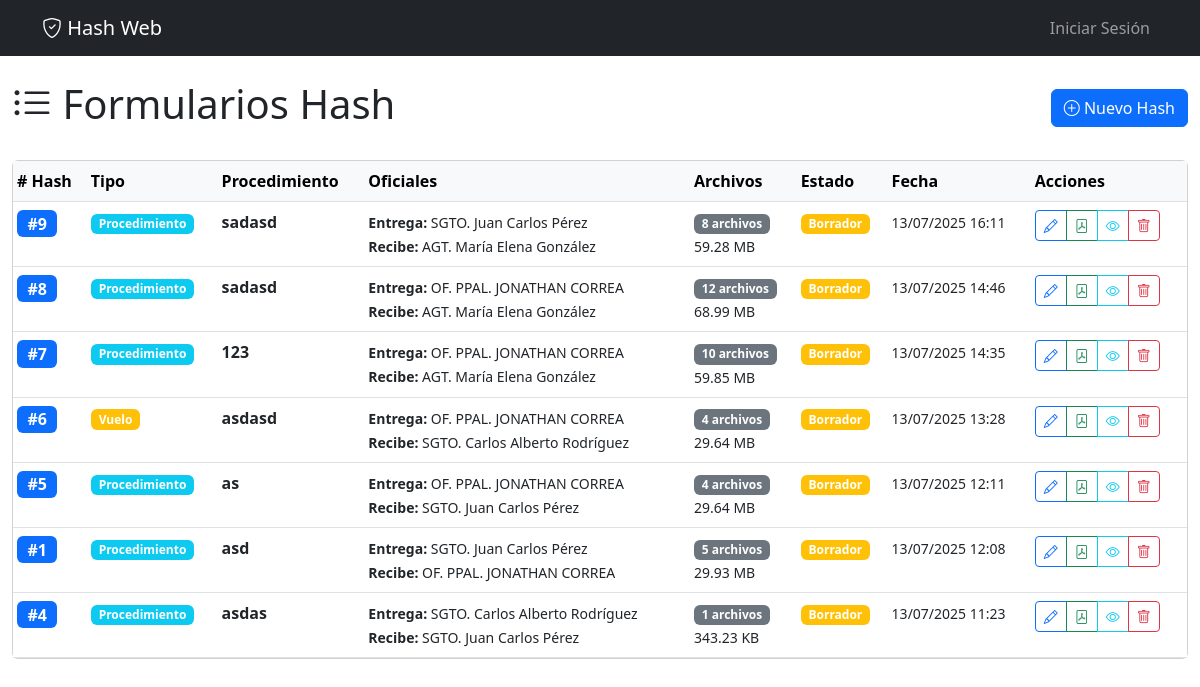
The app's page /hashes/, older data.
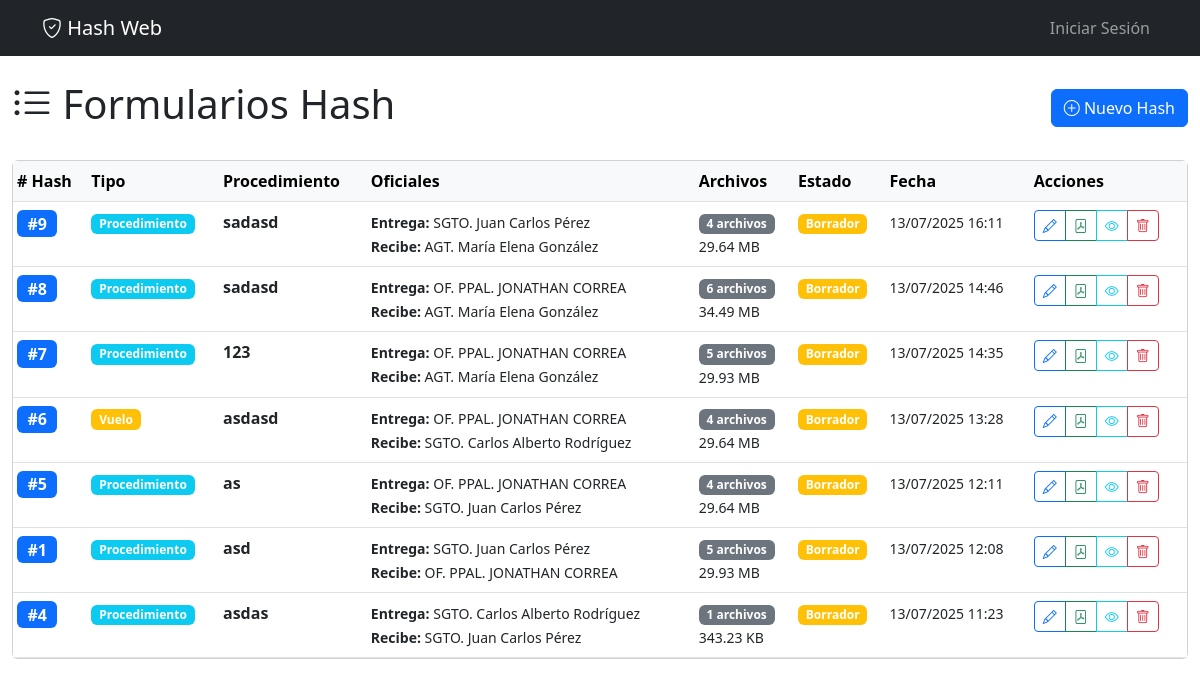
The same page, newer data.
### core/models.py (models this page shows, shortened)
class FormularioHash(models.Model):
    TIPO_CHOICES = [
        ('PROCEDIMIENTO', 'Procedimiento'),
        ('VUELO', 'Vuelo'),
    ]
    ESTADO_CHOICES = [
        ('BORRADOR', 'Borrador'),
        ('FINALIZADO', 'Finalizado'),
        ('ARCHIVADO', 'Archivado'),
    ]
    nro_hash = models.PositiveIntegerField(unique=True)
    tipo = models.CharField(max_length=20, choices=TIPO_CHOICES, default='PROCEDIMIENTO')
    procedimiento = models.CharField(max_length=300)
    tipo_procedimiento = models.ForeignKey(TipoProcedimiento, on_delete=models.SET_NULL, null=True, blank=True)
    oficial_entrega = models.ForeignKey(
        Oficial,
        on_delete=models.CASCADE,
        related_name='formularios_entregados'
    )
    oficial_recibe = models.ForeignKey(
        Oficial,
        on_delete=models.CASCADE,
        related_name='formularios_recibidos'
    )
    imagenes = models.PositiveIntegerField(default=0)
    clips = models.PositiveIntegerField(default=0)
    audio = models.PositiveIntegerField(default=0)
    texto = models.PositiveIntegerField(default=0)
    varios = models.PositiveIntegerField(default=0)
    peso_total_bytes = models.BigIntegerField(default=0)
    peso_total_formateado = models.CharField(max_length=50, blank=True)
    observaciones = models.TextField(blank=True)
    estado = models.CharField(max_length=20, choices=ESTADO_CHOICES, default='BORRADOR')
    fecha_creacion = models.DateTimeField(auto_now_add=True)
    fecha_modificacion = models.DateTimeField(auto_now=True)
    creado_por = models.ForeignKey(User, on_delete=models.SET_NULL, related_name='formularios_creados', null=True, blank=True)
    class Meta:
        verbose_name = "Formulario Hash"
        verbose_name_plural = "Formularios Hash"
        ordering = ['-fecha_creacion']
    @property
    def total_archivos(self):
        return self.imagenes + self.clips + self.audio + self.texto + self.varios

class Oficial(models.Model):
    legajo = models.CharField(max_length=20, unique=True)
    nombre = models.CharField(max_length=200)
    jerarquia = models.ForeignKey(Jerarquia, on_delete=models.CASCADE, related_name='oficiales', null=True, blank=True)
    destino = models.ForeignKey(Destino, on_delete=models.CASCADE, related_name='oficiales')
    activo = models.BooleanField(default=True)
    user = models.OneToOneField(User, on_delete=models.CASCADE, null=True, blank=True)
    fecha_ingreso = models.DateField(null=True, blank=True)
    class Meta:
        verbose_name = "Oficial"
        verbose_name_plural = "Oficiales"
        ordering = ['-jerarquia__orden', 'nombre']  # Nulls last, then by hierarchy order and name
    def __str__(self):
        if self.jerarquia:
            return f"{self.jerarquia.abreviatura} {self.nombre}"
        else:
            return f"Civil {self.nombre}"

class Jerarquia(models.Model):
    nombre = models.CharField(max_length=100, unique=True)
    abreviatura = models.CharField(max_length=20)
    orden = models.PositiveIntegerField(default=0, help_text="Orden jerárquico (menor = mayor jerarquía)")
    class Meta:
        verbose_name = "Jerarquía"
        verbose_name_plural = "Jerarquías"
        ordering = ['orden']

### core/views.py (the view)
# urls.py: path('hashes/', views.lista_hashes, name='lista_hashes'),
def lista_hashes(request):
    formularios = FormularioHash.objects.select_related(
        'oficial_entrega__jerarquia', 'oficial_recibe__jerarquia'
    ).order_by('-fecha_creacion')
    context = {
        'formularios': formularios,
    }
    return render(request, 'core/lista_hashes.html', context)

### templates/core/lista_hashes.html (shortened to what this page needs)
{% extends 'base.html' %}
{% block content %}
<div class="row">
  <div class="col-12">
    <div class="d-flex justify-content-between align-items-center mb-4">
      <h1><i class="bi bi-list-ul"></i> Formularios Hash</h1>
      <a href="{% url 'core:hash' %}" class="btn btn-primary">
        <i class="bi bi-plus-circle"></i> Nuevo Hash
      </a>
    </div>
  </div>
</div>
{% if formularios %}
<div class="card">
  <div class="card-body p-0">
    <div class="table-responsive">
      <table class="table table-hover table-sm mb-0">
        <thead class="table-light">
          <tr>
            <th class="py-2"># Hash</th>
            <th class="py-2">Tipo</th>
            <th class="py-2">Procedimiento</th>
            <th class="py-2">Oficiales</th>
            <th class="py-2">Archivos</th>
            <th class="py-2">Estado</th>
            <th class="py-2">Fecha</th>
            <th class="py-2">Acciones</th>
          </tr>
        </thead>
        <tbody>
          {% for formulario in formularios %}
          <tr>
            <td class="py-2">
              <span class="badge bg-primary fs-6"
                >#{{ formulario.nro_hash }}</span
              >
            </td>
            <td class="py-2">
              <span
                class="badge bg-{% if formulario.tipo == 'PROCEDIMIENTO' %}info{% else %}warning{% endif %}"
              >
                {{ formulario.get_tipo_display }}
              </span>
            </td>
            <td class="py-2">
              <strong>{{ formulario.procedimiento|truncatechars:40 }}</strong>
            </td>
            <td class="py-2">
              <small>
                <strong>Entrega:</strong> {{ formulario.oficial_entrega }}<br />
                <strong>Recibe:</strong> {{ formulario.oficial_recibe }}
              </small>
            </td>
            <td class="py-2">
              <span class="badge bg-secondary"
                >{{ formulario.total_archivos }} archivos</span
              >
              <br />
              <small>{{ formulario.peso_total_formateado }}</small>
            </td>
            <td class="py-2">
              <span
                class="badge bg-{% if formulario.estado == 'BORRADOR' %}warning{% elif formulario.estado == 'FINALIZADO' %}success{% else %}secondary{% endif %}"
              >
                {{ formulario.get_estado_display }}
              </span>
            </td>
            <td class="py-2">
              <small>{{ formulario.fecha_creacion|date:"d/m/Y H:i" }}</small>
            </td>
            <td class="py-2">
              <div class="btn-group btn-group-sm" role="group">
                <a
                  href="{% url 'core:hash_editar' formulario.id %}"
                  class="btn btn-outline-primary"
                  title="Editar"
                >
                  <i class="bi bi-pencil"></i>
                </a>
                <a
                  href="{% url 'reports:reporte_hash' formulario.id %}"
                  class="btn btn-outline-success"
                  title="Generar PDF"
                >
                  <i class="bi bi-file-pdf"></i>
                </a>
                <button
                  type="button"
                  class="btn btn-outline-info"
                  onclick="verDetalles({{ formulario.id }})"
                  title="Ver detalles"
                >
                  <i class="bi bi-eye"></i>
                </button>
                <button
                  type="button"
                  class="btn btn-outline-danger"
                  onclick="eliminarFormulario({{ formulario.id }}, {{ formulario.nro_hash }})"
                  title="Eliminar"
                >
                  <i class="bi bi-trash"></i>
                </button>
              </div>
            </td>
          </tr>
          {% endfor %}
        </tbody>
      </table>
    </div>
  </div>
</div>
{% endif %}
{% endblock %}

Row changes from the older to the newer data that the page shows:
changed FormularioHash (number 1 of 7 on the later page): total_archivos "8" → "4"; peso_total_formateado "59.28 MB" → "29.64 MB"
changed FormularioHash (number 2 of 7 on the later page): total_archivos "12" → "6"; peso_total_formateado "68.99 MB" → "34.49 MB"
changed FormularioHash (number 3 of 7 on the later page): total_archivos "10" → "5"; peso_total_formateado "59.85 MB" → "29.93 MB"
